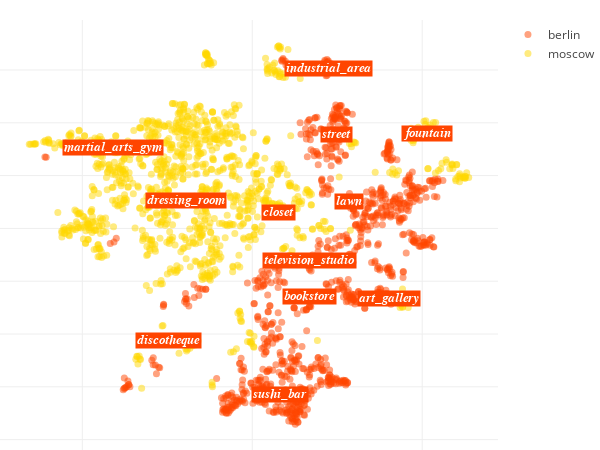

Notebook source saved alongside this figure:
### Code cell
locations_scatter(city_data, opposite_city_data)

### Figure 1 — Plotly figure (JSON) as saved in the notebook; plotly's stock layout.template omitted (floating-point values rounded to 4 significant figures; data arrays with more than 128 entries replaced by an {"elided": "..."} marker saying what was removed)
{"data": [{"hoverinfo": "text+x+y", "marker": {"color": "orangered", "opacity": 0.5, "size": 7}, "mode": "markers", "name": "berlin", "text": {"elided": "939 str values"}, "type": "scatter", "uid": "6f51a9e4-4a5d-11e9-ac65-3c15c2cf2370", "x": {"elided": "939 float values"}, "y": {"elided": "939 float values"}}, {"hoverinfo": "text+x+y", "marker": {"color": "gold", "opacity": 0.5, "size": 7}, "mode": "markers", "name": "moscow", "text": {"elided": "1161 str values"}, "type": "scatter", "uid": "6f51c1e2-4a5d-11e9-93a1-3c15c2cf2370", "x": {"elided": "1161 float values"}, "y": {"elided": "1161 float values"}}], "layout": {"annotations": [{"bgcolor": "orangered", "font": {"color": "white", "family": "arial", "size": 12.5}, "opacity": 1, "showarrow": false, "text": "<i><b>sushi_bar", "x": 8.069, "xanchor": "center", "y": -62.86}, {"bgcolor": "orangered", "font": {"color": "white", "family": "arial", "size": 12.5}, "opacity": 1, "showarrow": false, "text": "<i><b>lawn", "x": 28.59, "xanchor": "center", "y": 10.09}, {"bgcolor": "orangered", "font": {"color": "white", "family": "arial", "size": 12.5}, "opacity": 1, "showarrow": false, "text": "<i><b>fountain", "x": 51.32, "xanchor": "center", "y": 35.96}, {"bgcolor": "orangered", "font": {"color": "white", "family": "arial", "size": 12.5}, "opacity": 1, "showarrow": false, "text": "<i><b>bookstore", "x": 16.88, "xanchor": "center", "y": -25.8}, {"bgcolor": "orangered", "font": {"color": "white", "family": "arial", "size": 12.5}, "opacity": 1, "showarrow": false, "text": "<i><b>dressing_room", "x": -19.38, "xanchor": "center", "y": 10.75}, {"bgcolor": "orangered", "font": {"color": "white", "family": "arial", "size": 12.5}, "opacity": 1, "showarrow": false, "text": "<i><b>television_studio", "x": 16.82, "xanchor": "center", "y": -12.01}, {"bgcolor": "orangered", "font": {"color": "white", "family": "arial", "size": 12.5}, "opacity": 1, "showarrow": false, "text": "<i><b>discotheque", "x": -24.53, "xanchor": "center", "y": -42.62}, {"bgcolor": "orangered", "font": {"color": "white", "family": "arial", "size": 12.5}, "opacity": 1, "showarrow": false, "text": "<i><b>martial_arts_gym", "x": -40.87, "xanchor": "center", "y": 30.65}, {"bgcolor": "orangered", "font": {"color": "white", "family": "arial", "size": 12.5}, "opacity": 1, "showarrow": false, "text": "<i><b>street", "x": 24.67, "xanchor": "center", "y": 35.66}, {"bgcolor": "orangered", "font": {"color": "white", "family": "arial", "size": 12.5}, "opacity": 1, "showarrow": false, "text": "<i><b>industrial_area", "x": 22.47, "xanchor": "center", "y": 60.39}, {"bgcolor": "orangered", "font": {"color": "white", "family": "arial", "size": 12.5}, "opacity": 1, "showarrow": false, "text": "<i><b>art_gallery", "x": 40.21, "xanchor": "center", "y": -26.4}, {"bgcolor": "orangered", "font": {"color": "white", "family": "arial", "size": 12.5}, "opacity": 1, "showarrow": false, "text": "<i><b>closet", "x": 7.62, "xanchor": "center", "y": 6.004}], "height": 450, "hovermode": "closest", "margin": {"b": 0, "l": 0, "r": 30, "t": 20}, "width": 600, "xaxis": {"showticklabels": false, "zeroline": false}, "yaxis": {"showticklabels": false, "zeroline": false}}}
